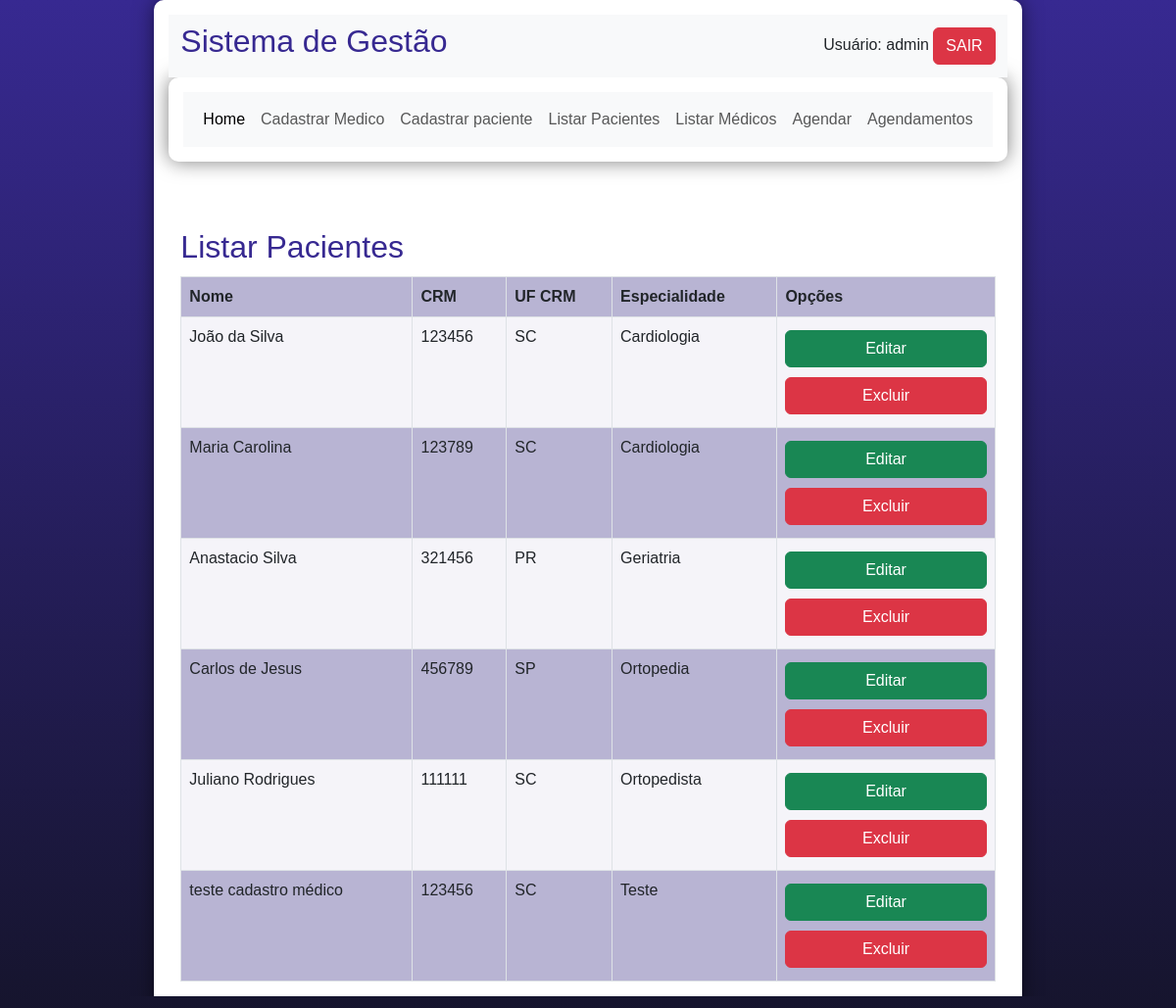
Page /dashboard.php?page=listar-medicos (signed in) on the committed database.
### tables this page shows
CREATE TABLE `medicos` (
  `id` int(11) NOT NULL,
  `crm` int(6) NOT NULL,
  `ufcrm` varchar(2) NOT NULL,
  `nomemedico` varchar(45) NOT NULL,
  `especialidade` varchar(45) NOT NULL
);

### listar-medicos.php (the view)
<h2>Listar Pacientes</h2>
<?php
      $sql = "SELECT * FROM medicos";
      $res = $conn->query($sql);
      $qtd = $res->num_rows;
      if($qtd > 0){
        print "<table class='table table-hover table-striped table-bordered'>";
        print "<tr>";
        print "<th>Nome</th>";
        print "<th>CRM</th>";
        print "<th>UF CRM</th>";
        print "<th>Especialidade</th>";
        print "<th>Opções</th>";
        print "</tr>";
        while($row = $res->fetch_object()){
          print "<tr>";
          print "<td>".$row->nomemedico."</td>";
          print "<td>".$row->crm."</td>";
          print "<td>".$row->ufcrm."</td>";
          print "<td>".$row->especialidade."</td>";
          print "<td>
                    <button class='btn btn-success'>Editar </button>
                    <button class='btn btn-danger'>Excluir</button>
                  </td>";
          print "</tr>";
        }
      }
  ?>

### dashboard.php (shortened to what this page needs)
<!DOCTYPE html>
<html lang="pt-BR">
  <head>
    <link href="css/bootstrap.min.css" rel="stylesheet">
    <link rel="stylesheet" href="./css/style.css">
  </head>
  <body>
  <main>
    <nav class="navbar navbar-expand-lg bg-light">
        <div class="container-fluid">
            <h2>Sistema de Gestão</h2>
                <div class="alinhamento-direita">
                        <?php
                        print "Usuário: ". $_SESSION['usuario']. " ";
                        print "<a href='logout.php' class='btn btn-danger'>SAIR</a>";
                        ?>
                </div>
        </div>
    </nav>
    <section>
      <nav class="navbar navbar-expand-lg bg-light">
        <div class="container-fluid">
          <div class="collapse navbar-collapse" id="navbarSupportedContent">
            <ul class="navbar-nav me-auto mb-2 mb-lg-0">
              <li class="nav-item">
                <a class="nav-link active" aria-current="page" href="dashboard.php">Home</a>
              </li>
              <li class="nav-item-medico">
                <a class="nav-link" href="?page=novom">Cadastrar Medico</a>
              </li>
              <li class="nav-item-paciente">
                <a class="nav-link" href="?page=novop">Cadastrar paciente</a>
              </li>
              <li class="nav-item-listar-paciente">
                <a class="nav-link" href="?page=listar">Listar Pacientes</a>
              </li>
              <li class="nav-item-listar-medicos">
                <a class="nav-link" href="?page=listar-medicos">Listar Médicos</a>
              </li>
              <li class="nav-item-agendar-consulta">
                <a class="nav-link" href="?page=novoagendamento">Agendar</a>
              </li>
              <li class="nav-item-listar-agendamentos">
                <a class="nav-link" href="?page=listar-agendamentos">Agendamentos</a>
              </li>
            </div>
        </div>
    </section>
      <div class="container">
        <div class="row">
          <div class="col mt-5">
            <?php
              include("config.php");
              switch(@$_REQUEST["page"]) {
                case"listar-medicos":
                  include("listar-medicos.php");
                break;
                }
            ?>
          </div>
        </div>
      </div>
  </main>
  </body>
</html>

### css/style.css (style rules this page uses)
* { font-family: Verdana, Geneva, Tahoma, sans-serif; box-sizing: border-box; }
body { background-color: #15142b; background-image: linear-gradient(180deg, #372991, #15142b); background-repeat: no-repeat; background-position: center center; background-size: cover; background-attachment: fixed; display: flex; flex-direction: column; flex-wrap: nowrap; justify-content: center; align-items: center; }
header, main, section, article { background-color: white; padding: 15px; margin-bottom: 20px; border-radius: 10px; box-shadow: 0px 0px 20px rgba(0, 0, 0, 0.502); }
h2, h3, h4 { color: #372991; margin: 0 0 10px 0; }
a { color: #15142b; background-color: rgba(55, 41, 145, 0.1); padding: 0 3px; font-weight: 600; text-decoration: none; border-bottom: .5px dotted #372991; }
table { min-width: 400px; border-spacing: 0px; border: 0.5px solid #372991; margin: 10px auto; }
table th { background-color: #372991; color: white; padding: 5px; text-align: left; }
table td { padding: 5px; }
table tr { background-color: rgba(55, 41, 145, 0.05); }
table tr:nth-child(odd) { background-color: rgba(55, 41, 145, 0.3); }
ul > li::marker { color: #372991; }
input[type=button], button { width: 100%; background-color: #372991; font-size: 1em; color: white; padding: 10px 20px; margin: 5px 0; border: none; border-radius: 4px; cursor: pointer; }

### rows in the picture
medicos: nomemedico "João da Silva", crm "123456", ufcrm "SC", especialidade "Cardiologia"
medicos: nomemedico "Maria Carolina", crm "123789", ufcrm "SC", especialidade "Cardiologia"
medicos: nomemedico "Anastacio Silva", crm "321456", ufcrm "PR", especialidade "Geriatria"
medicos: nomemedico "Carlos de Jesus", crm "456789", ufcrm "SP", especialidade "Ortopedia"
medicos: nomemedico "Juliano Rodrigues", crm "111111", ufcrm "SC", especialidade "Ortopedista"
medicos: nomemedico "teste cadastro médico", crm "123456", ufcrm "SC", especialidade "Teste"

### other values in the picture
$_SESSION['usuario'] "admin"
